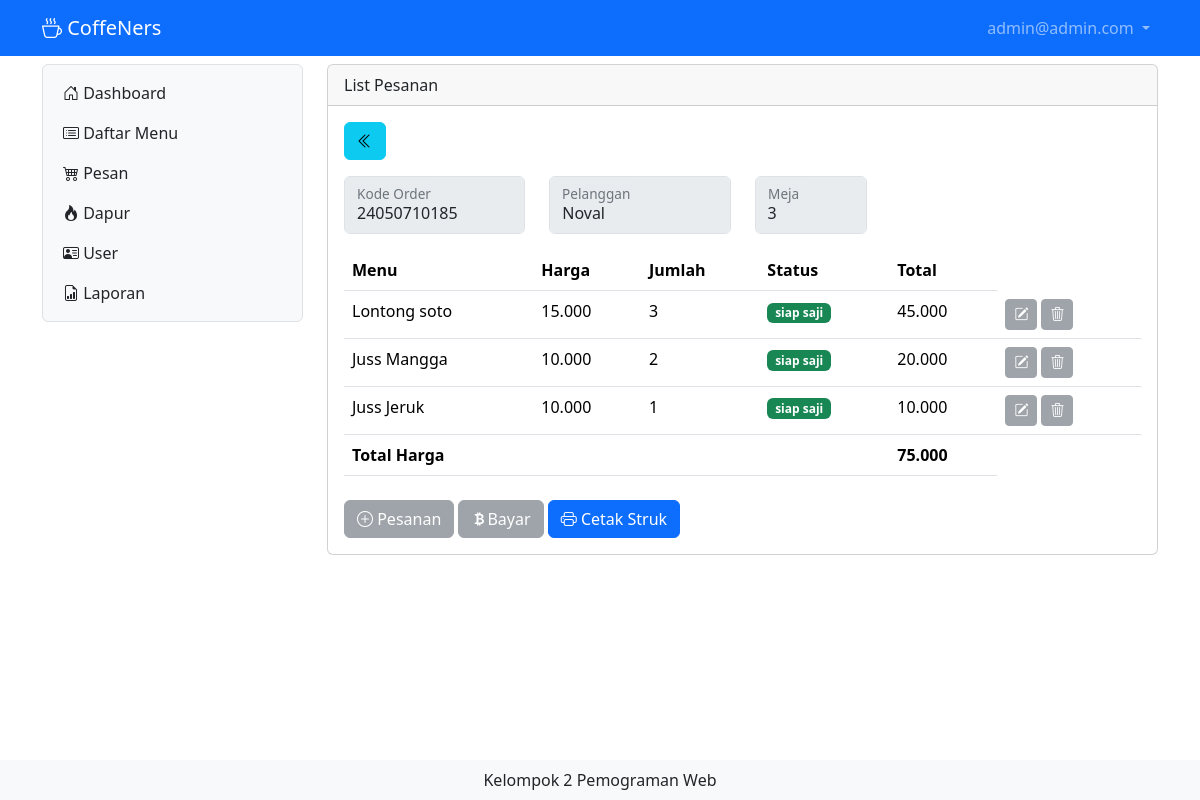
/?x=orderitem&order=24050710185&pelanggan=Noval&meja=3 (signed in), run on the app's committed database.
### tables this page shows
CREATE TABLE IF NOT EXISTS `tb_userc` (
  `id` int NOT NULL AUTO_INCREMENT,
  `nama` varchar(200) DEFAULT NULL,
  `username` varchar(200) DEFAULT NULL,
  `password` varchar(200) DEFAULT NULL,
  `leveluser` int DEFAULT NULL,
  `telepon` varchar(50) DEFAULT NULL,
  PRIMARY KEY (`id`) USING BTREE
);

CREATE TABLE IF NOT EXISTS `tb_list_order` (
  `id_list_order` int NOT NULL AUTO_INCREMENT,
  `menu` int DEFAULT NULL,
  `kode_order` bigint DEFAULT NULL,
  `jumlah` int DEFAULT NULL,
  `status` int DEFAULT NULL,
  PRIMARY KEY (`id_list_order`),
  KEY `menu` (`menu`),
  KEY `order` (`kode_order`) USING BTREE,
  CONSTRAINT `FK_tb_list_order_tb_daftar_menu` FOREIGN KEY (`menu`) REFERENCES `tb_daftar_menu` (`id`) ON DELETE RESTRICT ON UPDATE CASCADE,
  CONSTRAINT `FK_tb_list_order_tb_order` FOREIGN KEY (`kode_order`) REFERENCES `tb_order` (`id_order`) ON DELETE RESTRICT ON UPDATE CASCADE
);

CREATE TABLE IF NOT EXISTS `tb_daftar_menu` (
  `id` int NOT NULL AUTO_INCREMENT,
  `gambar` varchar(200) DEFAULT NULL,
  `nama_menu` varchar(200) DEFAULT NULL,
  `keterangan` varchar(200) DEFAULT NULL,
  `kategori` int DEFAULT NULL,
  `harga` int DEFAULT NULL,
  PRIMARY KEY (`id`) USING BTREE
);

### order_item.php (the view, shortened to what this page needs)
<?php
include "proses/connect.php";
$query = mysqli_query($conn, "SELECT *, SUM(harga*jumlah) AS harganya,SUM(nominal_uang-total_bayar) AS kembalian, tb_bayar.waktu_bayar FROM tb_list_order
LEFT JOIN tb_order ON tb_order.id_order = tb_list_order.kode_order
LEFT JOIN tb_daftar_menu ON tb_daftar_menu.id = tb_list_order.menu
LEFT JOIN tb_bayar ON tb_bayar.id_bayar = tb_order.id_order
GROUP BY id_list_order
HAVING tb_list_order.kode_order = $_GET[order]");
$kode = $_GET['order'];
$meja = $_GET['meja'];
$pelanggan = $_GET['pelanggan'];
while ($record = mysqli_fetch_array($query)) {
    $result[] = $record;
}
$select_menu = mysqli_query($conn, "SELECT id, nama_menu FROM tb_daftar_menu");
?>
<div class="col-lg-9 mt-2">
    <div class="card">
        <div class="card-header">
            List Pesanan
        </div>
        <div class="card-body">
            <a href="pesan" class="btn btn-info mb-3"><i class="bi bi-chevron-double-left"></i></a>
            <div class="row">
                <div class="col-lg-3">
                    <div class="form-floating mb-3">
                        <input disabled type="text" class="form-control" id="kodeorder" value=<?php echo $kode; ?>>
                        <label for="floatingInput">Kode Order</label>
                    </div>
                </div>
                <div class="col-lg-3">
                    <div class="form-floating mb-3">
                        <input disabled type="text" class="form-control" id="pelanggan" value=<?php echo $pelanggan; ?>>
                        <label for="floatingInput">Pelanggan</label>
                    </div>
                </div>
                <div class="col-lg-2">
                    <div class="form-floating mb-3">
                        <input disabled type="text" class="form-control" id="meja" value=<?php echo $meja; ?>>
                        <label for="floatingInput">Meja</label>
                    </div>
                </div>
                <?php
                if (empty($result)) {
                    echo "Pesanan makanan dan minuman belum di tambahkan";
                } else {
                    foreach ($result as $row) {
                ?>
                        <div class="modal fade" id="ModalEditList<?php echo $row['id_list_order'] ?>" tabindex="-1" aria-labelledby="exampleModalLabel" aria-hidden="true">
                            <div class="modal-dialog modal-lg modal-fullscreen-md-down">
                                <div class="modal-content">
                                    <div class="modal-header">
                                        <h1 class="modal-title fs-5" id="exampleModalLabel">Edit List Pesanan</h1>
                                        <button type="button" class="btn-close" data-bs-dismiss="modal" aria-label="Close"></button>
                                    </div>
                                    <div class="modal-body">
                                        <form class="needs-validation" novalidate action="proses/proses_edit_orderitem.php" method="POST">
                                            <input type="hidden" name="id" value="<?php echo $row['id_list_order'] ?>">
                                            <input type="hidden" name="kode_order" value="<?php echo $kode ?>">
                                            <input type="hidden" name="meja" value="<?php echo $meja ?>">
                                            <input type="hidden" name="pelanggan" value="<?php echo $pelanggan ?>">
                                            <div class="row">
                                                <div class="col">
                                                    <div class="form-floating mb-3">
                                                        <select class="form-select" name="menu" id="">
                                                            <option selected hidden value="">Pilih Menu</option>
                                                            <?php
                                                            foreach ($select_menu as $value) {
                                                                if ($row['menu'] == $value['id']) {
                                                                    echo "<option selected value=$value[id]>$value[nama_menu]</option>";
                                                                } else {
                                                                    echo "<option value=$value[id]>$value[nama_menu]</option>";
                                                                }
                                                            }
                                                            ?>
                                                        </select>
                                                        <label for="menu">Menu makanan/minuman</label>
                                                        <div class="invalid-feedback">
                                                            Masukan Menu
                                                        </div>
                                                    </div>
                                                </div>
                                                <div class="col-lg-4">
                                                    <div class="form-floating mb-3">
                                                        <input type="number" class="form-control" id="floatingInput" placeholder="1xxxx" name="jumlah" required value="<?php echo $row['jumlah'] ?>">
                                                        <label for="floatingInput">Jumlah porsi</label>
                                                        <div class="invalid-feedback">
                                                            Tambahkan Jumlah Porsi
                                                        </div>
                                                    </div>
                                                </div>
                                            </div>
                                            <div class="modal-footer">
                                                <button type="button" class="btn btn-secondary" data-bs-dismiss="modal">Close</button>
                                                <button type="submit" class="btn btn-primary" name="edit_orderitem_validate" value="12345">Tambah Pesanan</button>
                                            </div>
                                        </form>
                                    </div>
                                </div>
                            </div>
                        </div>
                        <div class="modal fade" id="ModalDeleteList<?php echo $row['id_list_order'] ?>" tabindex="-1" aria-labelledby="exampleModalLabel" aria-hidden="true">
                            <div class="modal-dialog modal-md modal-fullscreen-md-down">
                                <div class="modal-content">
                                    <div class="modal-header">
                                        <h1 class="modal-title fs-5" id="exampleModalLabel">Hapus List Pesanan</h1>
                                        <button type="button" class="btn-close" data-bs-dismiss="modal" aria-label="Close"></button>
                                    </div>
                                    <div class="modal-body">
                                        <form class="needs-validation" novalidate action="proses/proses_delete_orderitem.php" method="POST">
                                            <input type="hidden" value="<?php echo $row['id_list_order'] ?>" name="id">
                                            <input type="hidden" name="kode_order" value="<?php echo $kode ?>">
                                            <input type="hidden" name="meja" value="<?php echo $meja ?>">
                                            <input type="hidden" name="pelanggan" value="<?php echo $pelanggan ?>">
                                            <div class="col-lg-12">
                                                Apakah anda yakin ingin menghapus menu <b><?php echo $row['nama_menu'] ?></b>
                                            </div>
                                            <div class="modal-footer">
                                                <button type="button" class="btn btn-secondary" data-bs-dismiss="modal">Close</button>
                                                <button type="submit" class="btn btn-danger" name="delete_orderitem_validate" value="12345">Hapus</button>
                                            </div>
                                        </form>
                                    </div>
                                </div>
                            </div>
                        </div>
                    <?php
                    }
                    ?>
                                                <?php
                                                $total = 0;
                                                foreach ($result as $row) {
                                                ?>
                                                    <tr>
                                                        <td><?php echo $row['nama_menu'] ?></td>
                                                        <td><?php echo number_format((int)$row['harga'], 0, ',', '.')  ?></td>
                                                        <td><?php echo $row['jumlah'] ?></td>
                                                        <td><?php echo number_format((int)$row['harganya'], 0, ',', '.')  ?></td>
                                                    </tr>
                                                <?php
                                                    $total += $row['harganya'];
                                                }
                                                ?>
                    <div class="table-responsive">
                        <table class="table table-hover">
                            <thead>
                                <tr class="text-nowrap">
                                    <th scope="col">Menu</th>
                                    <th scope="col">Harga</th>
                                    <th scope="col">Jumlah</th>
                                    <th scope="col">Status</th>
                                    <th scope="col">Total</th>
                                </tr>
                            </thead>
                            <tbody>
                                <?php
                                $total = 0;
                                foreach ($result as $row) {
                                ?>
                                    <tr>
                                        <td><?php echo $row['nama_menu'] ?></td>
                                        <td><?php echo number_format((int)$row['harga'], 0, ',', '.') ?></td>
                                        <td><?php echo $row['jumlah'] ?></td>
                                        <td><?php
                                            if ($row['status'] == 1) {
                                                echo "<span class='badge text-bg-warning'>masuk dapur</span>";
                                            } elseif ($row['status'] == 2) {
                                                echo "<span class='badge text-bg-success'>siap saji</span>";
                                            }
                                            ?>
                                        </td>
                                        <td><?php echo number_format((int)$row['harganya'], 0, ',', '.')  ?></td>
                                        <td>
                                            <div class="d-flex">
                                                <button class="<?php echo (!empty($row['id_bayar']) || $_SESSION['leveluser_cafeku'] == 2) ? "btn btn-secondary btn-sm me-1 disabled" : "btn btn-info btn-sm me-1"; ?>" data-bs-toggle="modal" data-bs-target="#ModalEditList<?php echo $row['id_list_order'] ?>"><i class="bi bi-pencil-square"></i></button>
                                                <button class="<?php echo (!empty($row['id_bayar']) || $_SESSION['leveluser_cafeku'] == 2) ? "btn btn-secondary btn-sm me-1 disabled" : "btn btn-danger btn-sm me-1"; ?>" data-bs-toggle="modal" data-bs-target="#ModalDeleteList<?php echo $row['id_list_order'] ?>"><i class="bi bi-trash3"></i></button>
                                            </div>
                                        </td>
                                    </tr>
                                <?php
                                    $total += $row['harganya'];
                                }
                                ?>
                                <tr>
                                    <td colspan="4" class="fw-bold">
                                        Total Harga
                                    </td>
                                    <td class="fw-bold">
                                        <?php echo number_format($total, 0, ',', '.')  ?>
                                    </td>
                                </tr>
                            </tbody>
                        </table>
                    </div>
                <?php
                }
                ?>
                <div class="mt-2">
                    <button class="<?php echo (!empty($row['id_bayar']) || $_SESSION['leveluser_cafeku'] == 2) ? "btn btn-secondary disabled" : "btn btn-success"; ?>" data-bs-toggle="modal" data-bs-target="#tambahPesanan"><i class="bi bi-plus-circle"></i> Pesanan</button>
                    <button class="<?php echo (!empty($row['id_bayar']) || $_SESSION['leveluser_cafeku'] == 3) ? "btn btn-secondary disabled" : "btn btn-warning"; ?>" data-bs-toggle="modal" data-bs-target="#bayar"><i class="bi bi-currency-bitcoin"></i>Bayar</button>
                    <button onclick="printStruk()" class="<?php echo ($_SESSION['leveluser_cafeku'] == 3) ? "btn btn-secondary disabled" : "btn btn-primary"; ?>"><i class="bi bi-printer"></i> Cetak Struk</button>
                </div>
            </div>
        </div>
    </div>

### header.php (shortened to what this page needs)
<?php
include "proses/connect.php";
$query = mysqli_query($conn, "SELECT * FROM tb_userc WHERE username= '$_SESSION[username_cafeku]'");
?>
<nav class="navbar navbar-expand navbar-dark bg-primary sticky-top">
    <div class="container-lg">
        <a class="navbar-brand" href="."><i class="bi bi-cup-hot"></i> CoffeNers</a>
        <div class="collapse navbar-collapse justify-content-end" id="navbarNavDropdown">
            <ul class="navbar-nav">
                <li class="nav-item dropdown">
                    <a class="nav-link dropdown-toggle" href="#" role="button" data-bs-toggle="dropdown" aria-expanded="false">
                        <?php echo $hasil['username']; ?>
                    </a>
                </li>
            </ul>
        </div>
    </div>
</nav>

### data on the page
tb_userc: username "admin@admin.com"
tb_list_order: menu.nama_menu "Lontong soto", menu.harga "15.000", jumlah "3", status "siap saji", harganya "45.000"
tb_list_order: menu.nama_menu "Juss Mangga", menu.harga "10.000", jumlah "2", status "siap saji", harganya "20.000"
tb_list_order: menu.nama_menu "Juss Jeruk", menu.harga "10.000", jumlah "1", status "siap saji", harganya "10.000"

### other printed values
$total "75.000"
